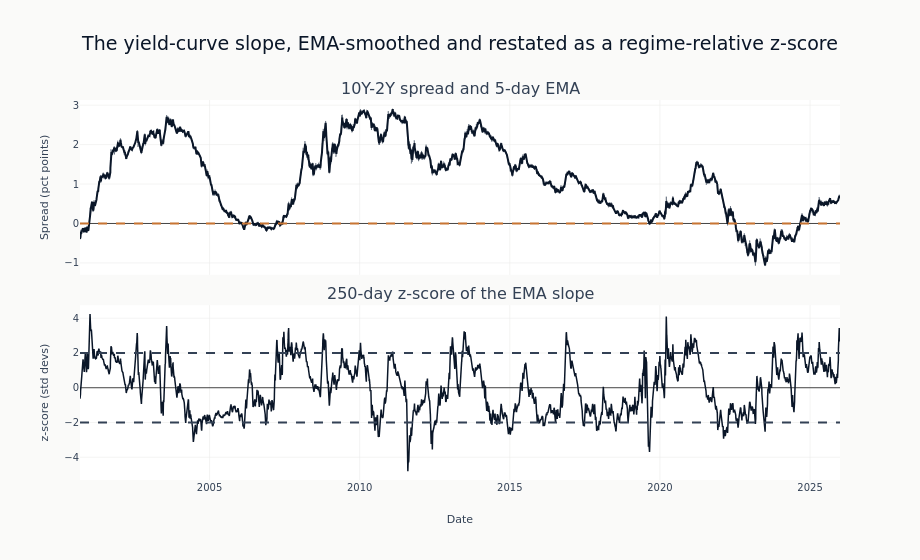

Write notebook code for a chart like this one.
### Markdown cell above
The two panels below trace the whole history. The top panel shows the raw
10Y-2Y spread with its 5-day EMA; the shaded band marks inversions (spread
below zero), the classic recession precursor. The bottom panel shows the
250-day z-score, which restates the same slope relative to its own recent
regime.

### Code cell
yc = macro_features.select(
    ["timestamp", "t10y2y", "yc_slope_ema5", "yc_slope_zscore_250d"]
).drop_nulls("yc_slope_zscore_250d")

fig = make_subplots(
    rows=2,
    cols=1,
    shared_xaxes=True,
    vertical_spacing=0.08,
    subplot_titles=["10Y-2Y spread and 5-day EMA", "250-day z-score of the EMA slope"],
)
fig.add_trace(
    go.Scatter(
        x=yc["timestamp"].to_list(),
        y=yc["t10y2y"].to_list(),
        name="Raw spread",
        line=dict(color=COLORS["neutral"], width=1),
        opacity=0.5,
    ),
    row=1,
    col=1,
)
fig.add_trace(
    go.Scatter(
        x=yc["timestamp"].to_list(),
        y=yc["yc_slope_ema5"].to_list(),
        name="5-day EMA",
        line=dict(color=COLORS["blue"], width=2),
    ),
    row=1,
    col=1,
)
fig.add_hline(y=0, line_dash="dash", line_color=COLORS["copper"], row=1, col=1)
fig.add_trace(
    go.Scatter(
        x=yc["timestamp"].to_list(),
        y=yc["yc_slope_zscore_250d"].to_list(),
        name="z-score",
        line=dict(color=COLORS["blue"], width=1.5),
    ),
    row=2,
    col=1,
)
fig.add_hline(y=2, line_dash="dash", line_color=COLORS["neutral"], row=2, col=1)
fig.add_hline(y=-2, line_dash="dash", line_color=COLORS["neutral"], row=2, col=1)
fig.update_layout(
    height=560,
    width=920,
    title="The yield-curve slope, EMA-smoothed and restated as a regime-relative z-score",
    showlegend=False,
)
fig.update_yaxes(title_text="Spread (pct points)", row=1, col=1)
fig.update_yaxes(title_text="z-score (std devs)", row=2, col=1)
fig.update_xaxes(title_text="Date", row=2, col=1)
fig.show()

### Figure 1 — Plotly figure (JSON) as saved in the notebook; plotly's stock layout.template omitted (floating-point values rounded to 4 significant figures; data arrays with more than 128 entries replaced by an {"elided": "..."} marker saying what was removed)
{"data": [{"line": {"color": "#334155", "width": 1}, "name": "Raw spread", "opacity": 0.5, "type": "scatter", "x": {"elided": "9246 str values"}, "xaxis": "x", "y": {"elided": "9246 float values"}, "yaxis": "y"}, {"line": {"color": "#0a1628", "width": 2}, "name": "5-day EMA", "type": "scatter", "x": {"elided": "9246 str values"}, "xaxis": "x", "y": {"elided": "9246 float values"}, "yaxis": "y"}, {"line": {"color": "#0a1628", "width": 1.5}, "name": "z-score", "type": "scatter", "x": {"elided": "9246 str values"}, "xaxis": "x2", "y": {"elided": "9246 float values"}, "yaxis": "y2"}], "layout": {"annotations": [{"font": {"size": 16}, "showarrow": false, "text": "10Y-2Y spread and 5-day EMA", "x": 0.5, "xanchor": "center", "xref": "paper", "y": 1.0, "yanchor": "bottom", "yref": "paper"}, {"font": {"size": 16}, "showarrow": false, "text": "250-day z-score of the EMA slope", "x": 0.5, "xanchor": "center", "xref": "paper", "y": 0.46, "yanchor": "bottom", "yref": "paper"}], "height": 560, "shapes": [{"line": {"color": "#C87533", "dash": "dash"}, "type": "line", "x0": 0, "x1": 1, "xref": "x domain", "y0": 0, "y1": 0, "yref": "y"}, {"line": {"color": "#334155", "dash": "dash"}, "type": "line", "x0": 0, "x1": 1, "xref": "x2 domain", "y0": 2, "y1": 2, "yref": "y2"}, {"line": {"color": "#334155", "dash": "dash"}, "type": "line", "x0": 0, "x1": 1, "xref": "x2 domain", "y0": -2, "y1": -2, "yref": "y2"}], "showlegend": false, "title": {"text": "The yield-curve slope, EMA-smoothed and restated as a regime-relative z-score"}, "width": 920, "xaxis": {"anchor": "y", "domain": [0.0, 1.0], "matches": "x2", "showticklabels": false}, "xaxis2": {"anchor": "y2", "domain": [0.0, 1.0], "title": {"text": "Date"}}, "yaxis": {"anchor": "x", "domain": [0.54, 1.0], "title": {"text": "Spread (pct points)"}}, "yaxis2": {"anchor": "x2", "domain": [0.0, 0.46], "title": {"text": "z-score (std devs)"}}}}
